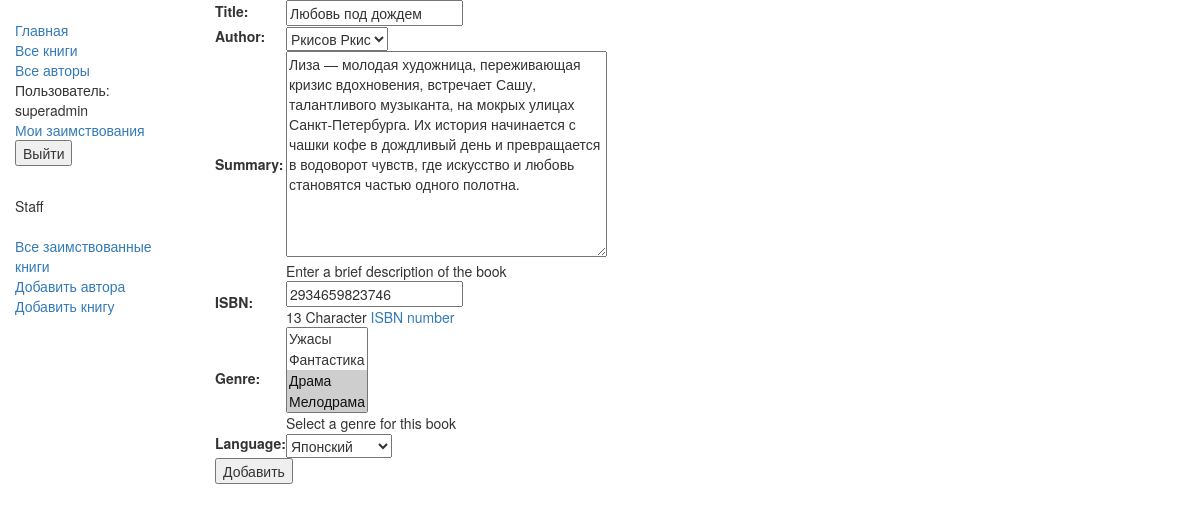
/catalog/book/9/update/ (signed in), run on the app's committed database.
### catalog/models.py (models this page shows, shortened)
class Book(models.Model):
    title = models.CharField(max_length=200)
    author = models.ForeignKey('Author', on_delete=models.SET_NULL, null=True)
    summary = models.TextField(max_length=1000, help_text='Enter a brief description of the book')
    isbn = models.CharField('ISBN',
                            max_length=13,
                            help_text='13 Character <a href="https://www.isbn-international.org/content/what-isbn">ISBN number</a>')
    genre = models.ManyToManyField(Genre, help_text='Select a genre for this book')
    language = models.ForeignKey('Language', on_delete=models.SET_NULL, null=True)
    def display_genre(self):
        return ', '.join([ genre.name for genre in self.genre.all()[:3] ])
    display_genre.short_description = 'Genre'

### catalog/views.py (the view)
# urls.py: path('book/<int:pk>/update/', views.BookUpdate.as_view(), name='book-update'),
class BookUpdate(PermissionRequiredMixin, UpdateView):
    model = Book
    fields = ['title', 'author', 'summary', 'isbn', 'genre', 'language']
    permission_required = 'catalog.change_book'

### catalog/models.py (called while the page is built)
    def __str__(self):
        return self.name

    def __str__(self):
        return f'{self.last_name} {self.first_name}'

    def __str__(self):
        return self.name

### catalog/templates/catalog/book_form.html (shortened to what this page needs)
{% extends "base_generic.html" %}
{% block content %}
  <form action="" method="post">
      <table>
      {{ form.as_table }}
      </table>
      <input type="submit" value="Добавить" />
  </form>
{% endblock %}

### catalog/templates/base_generic.html (shortened to what this page needs)
<!DOCTYPE html>
{% load static %}
<html lang="en">
<head>
     <link
      rel="stylesheet"
      href="https://maxcdn.bootstrapcdn.com/bootstrap/3.3.7/css/bootstrap.min.css" />
    {% load static %}
    <link rel="stylesheet" href="{% static 'css/styles.css' %}">
</head>
<body>
<div class="container-fluid">
    <div class="row">
        <div class="col-sm-2">
            {% block sidebar %}
                <ul class="sidebar-nav">
                    <li><a href="{% url 'index' %}">Главная</a></li>
                    <li><a href="{% url 'books' %}">Все книги</a></li>
                    <li><a href="{% url 'author' %}">Все авторы</a></li>
                    {% if user.is_authenticated %}
                        <li>Пользователь: {{ user.get_username }}</li>
                        <li><a href="{% url 'my-borrowed' %}">Мои заимствования</a></li>
                        <li>
                            <form action="{% url 'logout' %}" method="post">
                                <button type="submit">Выйти</button>
                            </form>
                        </li>
                    {% else %}
                        <li><a href="{% url 'login' %}?next={{request.path}}">Войти</a></li>
                    {% endif %}
                </ul>
            <br>
            {% if user_librarian or user.is_staff %}
                <p>Staff</p>
                    <ul class="sidebar-nav">
                        <li><a href="{% url 'all-borrowed' %}">Все заимствованные книги</a></li>
                        <li><a href="{% url 'author-create' %}">Добавить автора</a></li>
                        <li><a href="{% url 'book-create' %}">Добавить книгу</a></li>
                    </ul>
            {% endif %}
            {% endblock %}
        </div>
        <div class="col-sm-10">
            {% block content %}{% endblock %}
        </div>
    </div>
</div>
</body>
</html>

### catalog/static/css/styles.css (style rules this page uses)
.sidebar-nav { margin-top: 20px; padding: 0; list-style: none; }

### data on the page
Book: title "Любовь под дождем", author "Ркисов Ркис", summary "Лиза — молодая художница, переживающая кризис вдохновения, встречает Сашу, талантливого музыканта, на мокрых улицах Санкт-Петербурга. Их история начинается с чашки кофе в дождливый день и превращается в водоворот чувств, где искусство и любовь становятся частью одного полотна.", isbn "2934659823746", language "Японский"

### other printed values
{{ user.get_username }} "superadmin"
